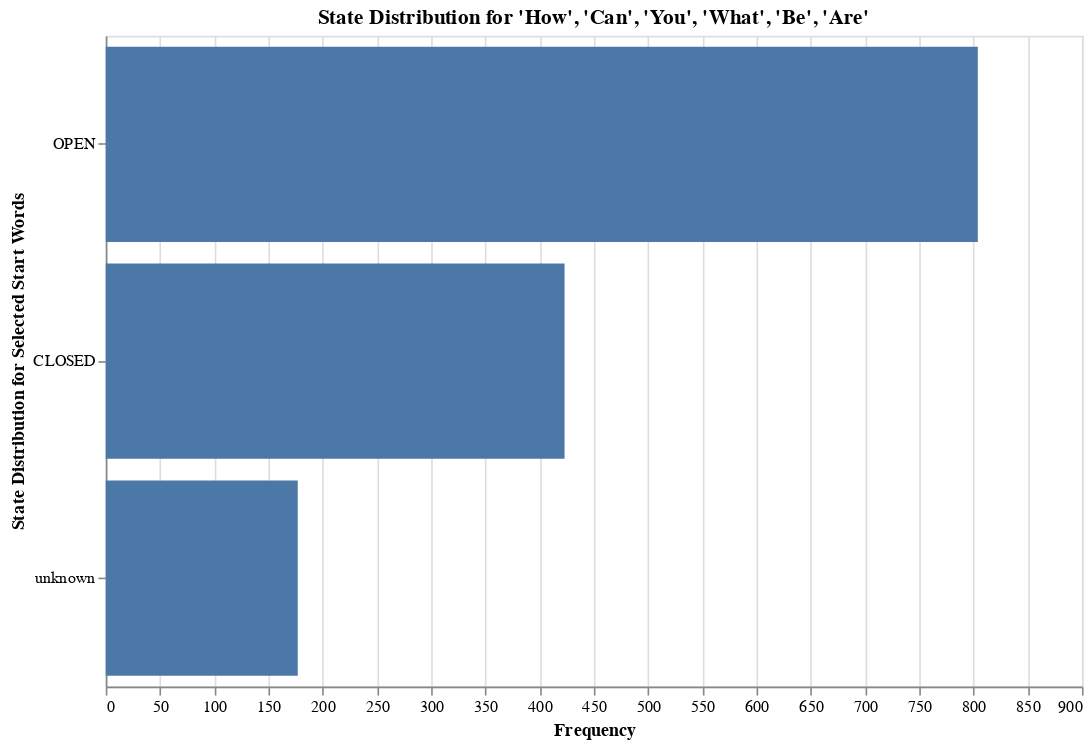

The code cell stored with this chart in its notebook:
### Code cell
# Get State distribution for specific start words
target_words = ["how", "can", "you", "what", "be", "are"]
target_df = df[df["FirstWord"].isin(target_words)]
target_state_counts = target_df["State"].value_counts().reset_index()
target_state_counts.columns = ["State", "Counts"]

# Create bar chart using Altair for selected words' state distribution
target_state_chart = alt.Chart(target_state_counts).mark_bar().encode(
    x=alt.X("Counts:Q", title="Frequency"),
    y=alt.Y("State:N", sort="-x", title="State Distribution for Selected Start Words"),
    tooltip=["State", "Counts"]
).properties(
    title="State Distribution for 'How', 'Can', 'You', 'What', 'Be', 'Are'",
    width=600,
    height=400
)

target_state_chart.show()

### Figure 1 — Vega-Lite specification as saved in the notebook (floating-point values rounded to 4 significant figures)
{"config": {"view": {"continuousWidth": 300, "continuousHeight": 300}}, "data": {"name": "data-e384137b135fd3e903da2849a85dc771"}, "mark": {"type": "bar"}, "encoding": {"tooltip": [{"field": "State", "type": "nominal"}, {"field": "Counts", "type": "quantitative"}], "x": {"field": "Counts", "title": "Frequency", "type": "quantitative"}, "y": {"field": "State", "sort": "-x", "title": "State Distribution for Selected Start Words", "type": "nominal"}}, "height": 400, "title": "State Distribution for 'How', 'Can', 'You', 'What', 'Be', 'Are'", "width": 600, "$schema": "https://vega.github.io/schema/vega-lite/v5.20.1.json", "datasets": {"data-e384137b135fd3e903da2849a85dc771": [{"State": "OPEN", "Counts": 804}, {"State": "CLOSED", "Counts": 423}, {"State": "unknown", "Counts": 177}]}}
